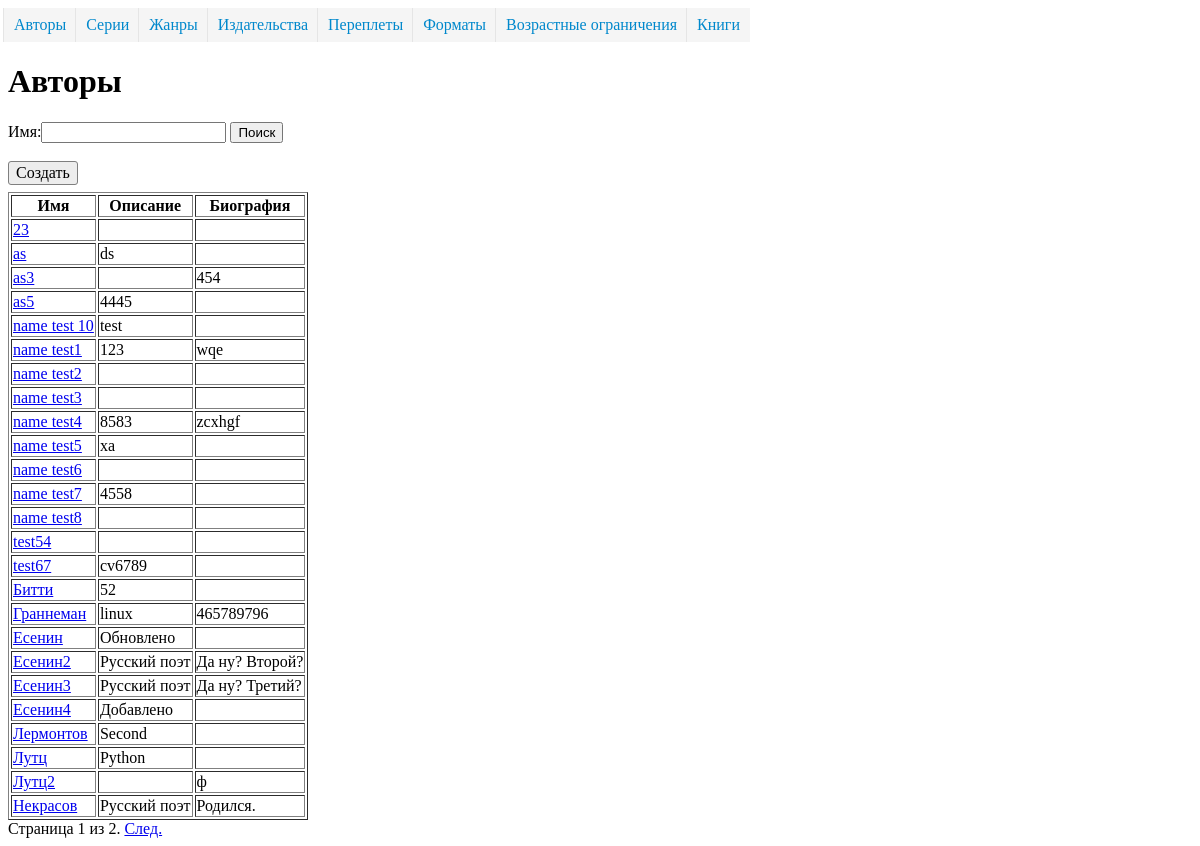
The app's page /ref/author/ with its own data.
### dimensionsapp/models.py (models this page shows, shortened)
class Dimension(models.Model):
    name = models.CharField("Наименование", max_length=50, unique=True)
    description = models.TextField("Описание", blank=True, )
    class Meta:
        abstract = True
        ordering = ['name']

class Author(Dimension):
    biography = models.TextField("Биография", blank=True, )
    class Meta(Dimension.Meta):
        verbose_name = 'автор'
        verbose_name_plural = 'авторы'

### dimensionsapp/views.py (the view)
# urls.py: path('author/', AuthorListView.as_view(), name='author_list'),
class AuthorListView(ListViewFilter):
    model = Author
    form = SearchFormAuthor
    extra_context = {'url_detail': 'author_detail'}

### dimensionsapp/form.py
class SearchFormAuthor(forms.Form):
    search = forms.CharField(label='Имя', required=False)

### dimensionsapp/views.py (called while the page is built)
    def get_context_data(self, *, object_list=None, **kwargs):
        context = super().get_context_data(**kwargs)
        if 'search' in self.request.GET:
            context['form'] = self.form({'search': self.request.GET['search']})
        else:
            context['form'] = self.form()
        return context

    def get_queryset(self):
        qs = super().get_queryset()
        if 'search' in self.request.GET and self.request.GET['search'] != '':
            name = self.request.GET['search']
            qs = qs.filter(name__istartswith=name)
        return qs

### templates/dimensionsapp/author_list.html (shortened to what this page needs)
{% extends 'dimension_list.html' %}
{% block create_ankor%}{% url 'author_create' %}{% endblock %}
{% block dimension_list %}
            <tr>
                <th>Имя</th>
                <th>Описание</th>
                <th>Биография</th>
            </tr>
            {% for object in object_list %}
                <tr>
                    <td><a href="{% url 'author_detail' object.pk %}">{{ object.name }}</a></td>
                    <td>{{  object.description }}</td>
                    <td>{{ object.biography }}</td>
                </tr>
            {% endfor %}
{% endblock %}
{% block header %}
        <H1>Авторы</H1>
{% endblock %}

### templates/dimension_list.html (shortened to what this page needs)
<!DOCTYPE html>
<html lang="ru">
<head>
{% load static %}
    <link rel="stylesheet" href="{% static "css/stylesheet.css" %}">
</head>
<body>
    {% include 'menu.html' %}
    {% block header %}{% endblock %}
    {% block searchform %}
        <form action="" method="get">
            {% block searchform_name %}
                {{ form }}
            {% endblock %}
            <button type="submit">Поиск</button>
        </form>
        <br>
    {% endblock %}
    {% block create %}
        <a href="{% block create_ankor %}#{% endblock %}" class="button">Создать</a>
    {% endblock %}
    <table border="1">
        {% block dimension_list %}{% endblock %}
    </table>
    {% if is_paginated %}
        <div class="pagination">
            <span class="page-links">
                <span class="page-current">
                    Страница {{ page_obj.number }} из {{ page_obj.paginator.num_pages }}.
                </span>
                {% if page_obj.has_next %}
                    <a href="?page={{ page_obj.next_page_number }}">След.</a>
                {% endif %}
            </span>
        </div>
    {% endif %}
</body>
</html>

### templates/menu.html
<nav>
    <ul>
        <li><a href="{% url 'author_list' %}">Авторы</a></li>
        <li><a href="{% url 'serie_list' %}">Серии</a></li>
        <li><a href="{% url 'jenre_list' %}">Жанры</a></li>
        <li><a href="{% url 'publishing_house_list' %}">Издательства</a></li>
        <li><a href="{% url 'binding_list' %}">Переплеты</a></li>
        <li><a href="{% url 'format_book_list' %}">Форматы</a></li>
        <li><a href="{% url 'age_restriction_list' %}">Возрастные ограничения</a></li>
        <li><a href="{% url 'book_list' %}">Книги</a> </li>
    </ul>
</nav>

### static/css/stylesheet.css (style rules this page uses)
nav ul { margin: 0; padding: 0; list-style: none; }
nav li { display: inline-block; margin-left: -4px; }
nav a { display: block; color: #0088cc; background-color: #f5f5f5; border-left: 1px solid #e5e5e5; margin-left: -1px; padding: 8px 10px; text-decoration: none; }
.button { display: inline-block; text-decoration: none; background-color: #ededed; padding: 2px 7px; color: black; border-radius: 3px; margin-bottom: 7px; border: 1px solid #7f7f7f; }

### records on screen
Author: name "23"
Author: name "as", description "ds"
Author: name "as3", biography "454"
Author: name "as5", description "4445"
Author: name "name test 10", description "test"
Author: name "name test1", description "123", biography "wqe"
Author: name "name test2"
Author: name "name test3"
Author: name "name test4", description "8583", biography "zcxhgf"
Author: name "name test5", description "xa"
Author: name "name test6"
Author: name "name test7", description "4558"
Author: name "name test8"
Author: name "test54"
Author: name "test67", description "cv6789"
Author: name "Битти", description "52"
Author: name "Граннеман", description "linux", biography "465789796"
Author: name "Есенин", description "Обновлено"
Author: name "Есенин2", description "Русский поэт", biography "Да ну? Второй?"
Author: name "Есенин3", description "Русский поэт", biography "Да ну? Третий?"
Author: name "Есенин4", description "Добавлено"
Author: name "Лермонтов", description "Second"
Author: name "Лутц", description "Python"
Author: name "Лутц2", biography "ф"
Author: name "Некрасов", description "Русский поэт", biography "Родился."

### other values on screen
{{ page_obj.number }} "1"
{{ page_obj.paginator.num_pages }} "2"
